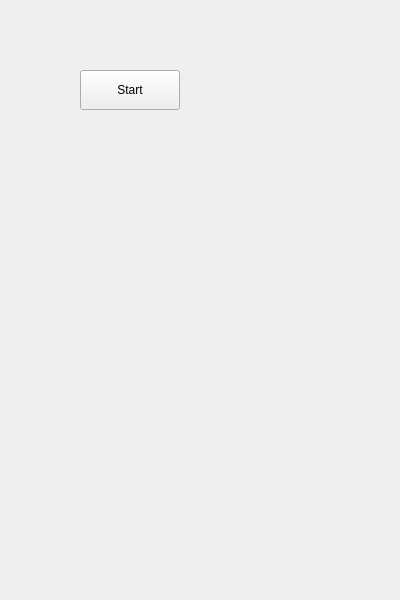
<?xml version="1.0" encoding="UTF-8"?>
<ui version="4.0">
 <class>StartScreen</class>
 <widget class="QWidget" name="StartScreen">
  <property name="geometry">
   <rect>
    <x>0</x>
    <y>0</y>
    <width>400</width>
    <height>600</height>
   </rect>
  </property>
  <property name="windowTitle">
   <string>StartScreen</string>
  </property>
  <widget class="QPushButton" name="startButton">
   <property name="geometry">
    <rect>
     <x>80</x>
     <y>70</y>
     <width>100</width>
     <height>40</height>
    </rect>
   </property>
   <property name="text">
    <string>Start</string>
   </property>
  </widget>
 </widget>
 <resources/>
 <connections/>
</ui>
